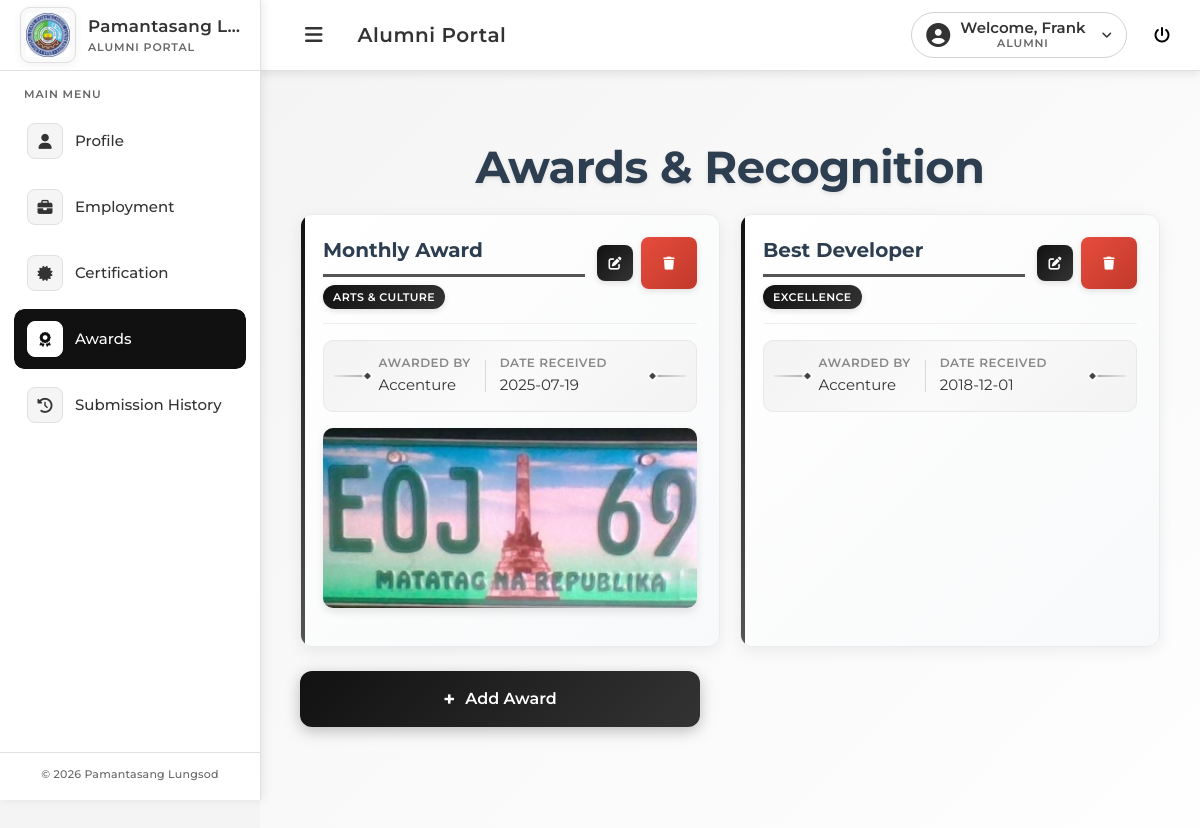
The page /alumni/Aawards.php (signed in) on the database its author committed.
### tables this page shows
CREATE TABLE `personal` (
  `id` int(11) NOT NULL,
  `first_name` varchar(255) DEFAULT NULL,
  `middle_name` varchar(255) DEFAULT NULL,
  `last_name` varchar(255) DEFAULT NULL,
  `extension` varchar(50) DEFAULT NULL,
  `sex` enum('male','female') DEFAULT NULL,
  `dob` date DEFAULT NULL,
  `institutional_email` varchar(255) DEFAULT NULL,
  `personal_email` varchar(255) DEFAULT NULL,
  `phone_number` varchar(20) DEFAULT NULL,
  `street_address` text DEFAULT NULL,
  `province` varchar(255) DEFAULT NULL,
  `city` varchar(255) DEFAULT NULL,
  `barangay` varchar(255) DEFAULT NULL,
  `zip_code` varchar(10) DEFAULT NULL,
  `profile_photo` varchar(255) DEFAULT NULL,
  `user_id` int(11) DEFAULT NULL,
  `facebook` varchar(255) DEFAULT NULL,
  `civil_status` varchar(20) DEFAULT NULL
);

CREATE TABLE `awards` (
  `id` int(11) NOT NULL,
  `user_id` int(11) NOT NULL,
  `award_name` varchar(255) NOT NULL,
  `category` varchar(100) NOT NULL,
  `award_date` date NOT NULL,
  `award_file` varchar(255) DEFAULT NULL,
  `created_at` timestamp NOT NULL DEFAULT current_timestamp(),
  `award_title` varchar(255) DEFAULT NULL,
  `awarded_by` varchar(255) DEFAULT NULL,
  `award_year` varchar(10) DEFAULT NULL,
  `description` text DEFAULT NULL
);

### alumni/Aawards.php (the view, shortened to what this page needs)
<?php
$user_id = $_SESSION['user_id'];
$conn = Database::getInstance()->getConnection();
$stmt = $conn->prepare("SELECT * FROM awards WHERE user_id = ? ORDER BY award_date DESC");
$stmt->bind_param('i', $user_id);
$stmt->execute();
$result = $stmt->get_result();
$awards = $result->fetch_all(MYSQLI_ASSOC);
include 'includes/Aheader.php';
include 'includes/Asidebar.php';
?>
<link rel="stylesheet" href="alumni.css?v=<?php echo time(); ?>">
<link rel="stylesheet" href="Aemployment.css?v=<?php echo time(); ?>">
<link rel="stylesheet" href="Acertfication.css?v=<?php echo time(); ?>">
<link rel="stylesheet" href="https://cdnjs.cloudflare.com/ajax/libs/font-awesome/6.4.0/css/all.min.css">
<main class="profile-content certification-page awards-page">
  <h1 class="profile-heading">Awards & Recognition</h1>
  <?php if (empty($awards)): ?>
    <div class="empty-state">
      <div class="empty-icon"><i class="fas fa-trophy"></i></div>
      <h3>No Awards Yet</h3>
      <p>Start building your awards portfolio by adding your first achievement.</p>
      <button class="add-certification" id="openAwardModalBtn">Add Your First Award</button>
    </div>
  <?php else: ?>
    <div class="certification-list">
      <?php foreach ($awards as $award): ?>
        <?php
            $awardExt = !empty($award['award_file'])
                ? strtolower(pathinfo($award['award_file'], PATHINFO_EXTENSION))
                : '';
        ?>
        <div class="certification-entry cert-card">
          <div class="cert-header">
            <div class="cert-title-block">
              <h3><?php echo htmlspecialchars($award['award_title']); ?></h3>
              <span class="cert-category-badge"><?php echo htmlspecialchars($award['category']); ?></span>
            </div>
            <div class="cert-actions">
              <button type="button" class="cert-edit-btn" onclick='openEditModal(<?php echo json_encode($award); ?>)' aria-label="Edit award">
                <i class="fas fa-pen-to-square"></i>
              </button>
              <a href="Aawards.php?delete=<?php echo $award['id']; ?>" class="cert-delete-btn" onclick="return confirm('Delete this award?')" aria-label="Delete award">
                <i class="fas fa-trash"></i>
              </a>
            </div>
          </div>
          <div class="cert-details">
            <div class="cert-detail-bar">
              <span class="cert-detail-accent cert-detail-accent-left" aria-hidden="true"></span>
              <div class="cert-detail-inline">
                <div class="cert-detail-pair">
                  <span class="cert-label">Awarded By</span>
                  <span class="cert-value"><?php echo htmlspecialchars($award['awarded_by']); ?></span>
                </div>
                <div class="cert-detail-pair">
                  <span class="cert-label">Date Received</span>
                  <span class="cert-value"><?php echo !empty($award['award_date']) ? htmlspecialchars($award['award_date']) : '—'; ?></span>
                </div>
              </div>
              <span class="cert-detail-accent cert-detail-accent-right" aria-hidden="true"></span>
            </div>
          </div>
          <?php if ($award['award_file']): ?>
            <?php if (in_array($awardExt, ['jpg','jpeg','png'])): ?>
              <div class="cert-image-container">
                <img src="<?php echo htmlspecialchars($award['award_file']); ?>"
                     alt="Award Certificate"
                     class="cert-image"
                     onclick="openImageModal('<?php echo htmlspecialchars($award['award_file'], ENT_QUOTES); ?>', '<?php echo htmlspecialchars($award['award_title'], ENT_QUOTES); ?>')" />
              </div>
            <?php endif; ?>
          <?php endif; ?>
        </div>
      <?php endforeach; ?>
    </div>
    <div class="cert-add-wrap">
      <button class="add-certification" id="openAwardModalBtn">Add Award</button>
    </div>
  <?php endif; ?>
</main>

### alumni/includes/Aheader.php (shortened to what this page needs)
<?php if (session_status() === PHP_SESSION_NONE) { session_start(); }
$topbarFirstName = 'Alumni';
$topbarProfilePhoto = null;
if (isset($_SESSION['user_id'])) {
    try {
        $conn = Database::getInstance()->getConnection();
        if ($conn) {
            $uid = intval($_SESSION['user_id']);
            $stmt = $conn->prepare("SELECT first_name, profile_photo FROM personal WHERE user_id = ? LIMIT 1");
            if ($stmt) {
                $stmt->bind_param('i', $uid);
                $stmt->execute();
                $stmt->bind_result($fn, $pp);
                if ($stmt->fetch()) {
                    if (!empty($fn)) {
                        $topbarFirstName = $fn;
                    }
                }
            }
        }
    } catch (Throwable $e) {  }
}
?>
<!DOCTYPE html>
<html lang="en">
<head>
    <link rel="stylesheet" href="https://cdnjs.cloudflare.com/ajax/libs/font-awesome/5.15.4/css/all.min.css" />
    <link rel="stylesheet" href="alumni.css?v=<?php echo time(); ?>">
</head>
<body>
    <?php
        $currentPath = $_SERVER['PHP_SELF'] ?? '';
        $currentBase = basename($currentPath);
        $isAuthPage = (strpos($currentPath, 'signin.php') !== false) || (strpos($currentPath, 'signup.php') !== false);
        $isVerifyEmailPage = ($currentBase === 'verify-email.php');
    ?>
    <?php if (isset($_SESSION['user_id']) && $currentBase !== 'UpdateAccount.php' && !$isAuthPage && !$isVerifyEmailPage): ?>
    <nav class="topbar">
        <div class="topbar-left">
            <button class="sidebar-toggle-btn" onclick="toggleSidebar()" aria-label="Toggle Sidebar">
                <i class="fas fa-bars"></i>
            </button>
            <span class="topbar-title">Alumni Portal</span>
        </div>
        <div class="topbar-right">
            <div class="topbar-user topbar-user-link" id="topbarUser" onclick="toggleUserMenu(event)">
                <?php if ($topbarProfilePhoto): ?>
                    <img src="<?php echo htmlspecialchars($topbarProfilePhoto); ?>" alt="Profile" class="topbar-user-avatar" style="width: 40px; height: 40px; border-radius: 50%; object-fit: cover;">
                <?php else: ?>
                    <i class="fas fa-user-circle"></i>
                <?php endif; ?>
                <span class="topbar-user-text">
                    <span class="topbar-user-greeting">Welcome, <?php echo htmlspecialchars($topbarFirstName); ?></span>
                    <span class="topbar-user-role">Alumni</span>
                </span>
            </div>
            <a href="#" onclick="showLogoutModal()" class="logout-link" title="Logout">
                <i class="fas fa-power-off" style="color: black; margin-left: 11px;"></i>
            </a>
        </div>
    </nav>
    <?php endif; ?>

### alumni/includes/Asidebar.php
<?php
$brandingConfigFile = __DIR__ . '/../../config/system_branding.json';
$branding = [
    'system_name' => 'Alumytics',
    'logo_path'   => 'alumni/includes/images/logo.png',
];
if (file_exists($brandingConfigFile)) {
    $data = json_decode(file_get_contents($brandingConfigFile), true);
    if (is_array($data)) {
        $branding = array_merge($branding, $data);
    }
}
$logoPath = $branding['logo_path'] ?? 'alumni/includes/images/logo.png';
if (strpos($logoPath, 'uploads/branding/') === 0) {
    $logoPath = 'staff/' . $logoPath;
}
if (
    strpos($logoPath, 'alumni/') !== 0 &&
    !preg_match('#^https?://#i', $logoPath) &&
    (!isset($logoPath[0]) || $logoPath[0] !== '/')
) {
    $logoPath = '../' . ltrim($logoPath, '/');
}
$currentPage = basename($_SERVER['PHP_SELF'] ?? '');
$navItems = [
    ['file' => 'index.php',                 'href' => 'index.php',                 'icon' => 'fa-user',         'label' => 'Profile'],
    ['file' => 'Aemployment.php',           'href' => 'Aemployment.php',           'icon' => 'fa-briefcase',    'label' => 'Employment'],
    ['file' => 'Acertification.php',       'href' => 'Acertification.php',       'icon' => 'fa-certificate',  'label' => 'Certification'],
    ['file' => 'Aawards.php',              'href' => 'Aawards.php',              'icon' => 'fa-award',        'label' => 'Awards'],
    ['file' => 'Asubmission-history.php',  'href' => 'Asubmission-history.php',  'icon' => 'fa-history',      'label' => 'Submission History'],
];
?>
<aside class="sidebar alumni-sidebar" aria-label="Alumni navigation">
    <div class="sidebar-header">
        <div class="sidebar-brand">
            <div class="sidebar-logo-wrap">
                <img
                    src="<?php echo htmlspecialchars($logoPath); ?>"
                    alt="<?php echo htmlspecialchars($branding['system_name']); ?> logo"
                    class="sidebar-logo"
                >
            </div>
            <div class="sidebar-brand-text">
                <span class="sidebar-system-name"><?php echo htmlspecialchars($branding['system_name']); ?></span>
                <span class="sidebar-portal-badge">Alumni Portal</span>
            </div>
        </div>
    </div>
    <nav class="sidebar-nav">
        <span class="sidebar-nav-label">Main Menu</span>
        <ul>
            <?php foreach ($navItems as $item): ?>
            <li class="<?php echo $currentPage === $item['file'] ? 'active' : ''; ?>">
                <a href="<?php echo htmlspecialchars($item['href']); ?>">
                    <span class="sidebar-link-icon" aria-hidden="true"><i class="fas <?php echo htmlspecialchars($item['icon']); ?>"></i></span>
                    <span class="sidebar-link-text"><?php echo htmlspecialchars($item['label']); ?></span>
                </a>
            </li>
            <?php endforeach; ?>
        </ul>
    </nav>
    <div class="sidebar-footer">
        <p class="sidebar-footer-text">&copy; <?php echo date('Y'); ?> <?php echo htmlspecialchars($branding['system_name']); ?></p>
    </div>
</aside>

### rows shown on the page
personal: first_name "Frank"
awards: award_title "Monthly Award", category "ARTS & CULTURE", awarded_by "Accenture", award_date "2025-07-19", award_file (picture)
awards: award_title "Best Developer", category "EXCELLENCE", awarded_by "Accenture", award_date "2018-12-01"

### other values the page prints
$branding['system_name'] "Pamantasang…"
$item['label'] "Profile"
$item['label'] "Employment"
$item['label'] "Certification"
$item['label'] "Awards"
$item['label'] "Submission History"
$branding['system_name'] "Pamantasang Lungsod"
